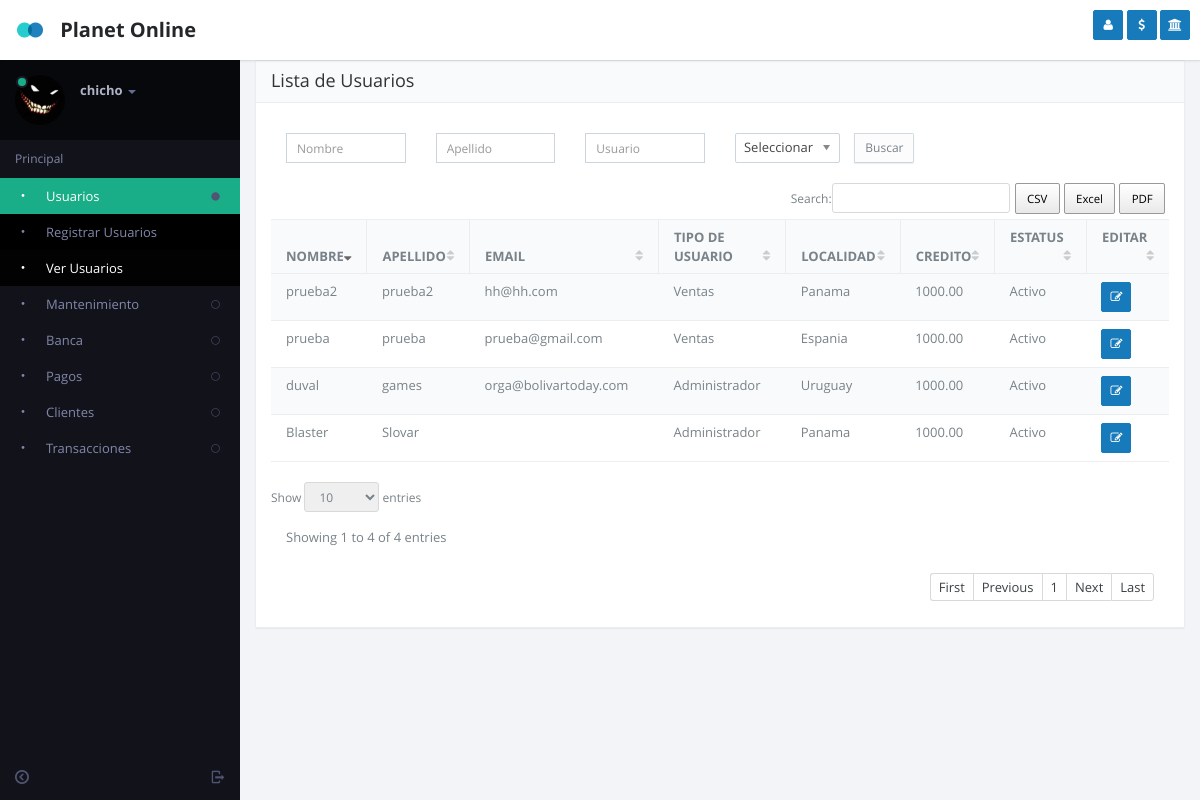
/users.php (signed in), run on the app's committed database.
### tables this page shows
CREATE TABLE `users` (
  `id` int(11) NOT NULL,
  `user` varchar(50) NOT NULL,
  `name` varchar(50) NOT NULL,
  `last_name` varchar(50) NOT NULL,
  `id_roll_user` int(11) NOT NULL,
  `password` varchar(50) NOT NULL,
  `image` varchar(250) NOT NULL,
  `stat` int(11) NOT NULL,
  `location` int(11) NOT NULL,
  `create_date` datetime NOT NULL DEFAULT CURRENT_TIMESTAMP,
  `email` varchar(100) NOT NULL,
  `id_user_reg` int(11) NOT NULL,
  `credit` decimal(11,2) NOT NULL,
  `referred` int(11) NOT NULL
);

CREATE TABLE `type_user` (
  `id` int(11) NOT NULL,
  `name` varchar(50) NOT NULL,
  `stat` int(11) NOT NULL
);

CREATE TABLE `country` (
  `id` int(11) NOT NULL,
  `name` varchar(50) NOT NULL,
  `stat` int(11) NOT NULL,
  `id_user_reg` int(11) NOT NULL,
  `data_time` datetime NOT NULL
);

### include/defs.php (called while the page is built, shortened)
<?php
	function MySQLQuery($query)
	{
		$success= mysql_db_query($GLOBALS["DB_DBName"], $query);
		return $success;
	}
	function GetRecord($strTable, $strCriteria)
	{
		$strQuery = "select * from $strTable ";
		if(!empty($strCriteria))
			$strQuery .= "where $strCriteria;";
		$nResult = MySQLQuery($strQuery);
		return mysql_fetch_array($nResult,MYSQL_ASSOC);
	}
	function GetRecords($sql)
	{
		$check=MySQLQuery($sql);
		$return=array();
		$i=0;
		while ($row = mysql_fetch_array($check))
		 {
			$return[$i]=$row;
			$i++;
		}
		return $return;
	}
?>

### users.php (the view, shortened to what this page needs)
<?php
    $userclass="class='active'";
    $userlistclass="class='active'";
    include("include/defs.php");
    include("header.php");
    $where = "where (1=1)";
      $arrUser = GetRecords("SELECT users.*,
                                    type_user.name as name_type_user,
                                    country.name as LOCATION
                             from users
                             inner join type_user on type_user.id = users.id_roll_user
                             inner join country on country.id = users.location
                             $where
                             order by users.id");
?>
	<section id="content">
          <section class="vbox">
            <section class="scrollable padder">
              <section class="panel panel-default">
                <header class="panel-heading">
                          <span class="h4">Lista de Usuarios</span>
                </header>
                <div class="panel-body">
                    <form method="post" action="" novalidate>
                      <div class="row wrapper">
                        <div class="col-sm-2 m-b-xs">
                          <div class="input-group">
                            <input type="text" class="input-s input-sm form-control" value="<?php if(isset($name)){ echo $name;}?>" name="name" placeholder="Nombre">
                          </div>
                        </div>
                        <div class="col-sm-2 m-b-xs">
                          <div class="input-group">
                            <input type="text" class="input-s input-sm form-control" value="<?php if(isset($lname)){ echo $lname;}?>" name="lname" placeholder="Apellido">
                          </div>
                        </div>
                        <div class="col-sm-2 m-b-xs">
                          <div class="input-group">
                            <input type="text" class="input-s input-sm form-control" value="<?php if(isset($user)){ echo $user;}?>" name="user" placeholder="Usuario">
                          </div>
                        </div>
                        <div class="col-sm-3 m-b-xs">
                          <div class="input-group">
                            <span class="input-group-btn padder "><button type="submit" class="btn btn-sm btn-default">Buscar</button></span>
                          </div>
                        </div>
                      </div>
                    </form>
                    <div class="table-responsive">
                        <table class="table table-striped b-t b-light" data-ride="datatables">
                          <thead>
                            <tr>
                              <th>NOMBRE</th>
                              <th>APELLIDO</th>
                              <th>EMAIL</th>
                              <th>TIPO DE USUARIO</th>
                              <th>LOCALIDAD</th>
                              <th>CREDITO</th>
                              <th>ESTATUS</th>
                              <th>EDITAR</th>
                            </tr>
                          </thead>
                          <tbody>
                          <?PHP
                            foreach ($arrUser as $key => $value) {
                              $status = ($value['stat'] == 1) ? 'Activo' : 'Inactivo';
                            ?>
                          <tr>
                              <td class="tbdata"> <?php echo $value['name']?> </td>
                              <td class="tbdata"> <?php echo $value['last_name']?> </td>
                              <td class="tbdata"> <?php echo $value['email']?> </td>
                              <td class="tbdata"> <?php echo $value['name_type_user']?> </td>
                              <td class="tbdata"> <?php echo $value['LOCATION']?> </td>
                              <td class="tbdata"> <?php echo $value['credit']?> </td>
                              <td class="tbdata"> <?php echo $status?> </td>
                              <td>
                                <a href="modal-usuario.php?id=<?php echo $value['id']?>" title="Agregar una nota" data-toggle="ajaxModal" class="btn btn-sm btn-icon btn-primary"><i class="fa fa-edit (alias)"></i></a>
                              </td>
                          </tr>
                          <?php
                          }
                          ?>
                          </tbody>
                        </table>
                    </div>
                </div>
              </section>
            </section>
        </section>
    </section>
<?php
	include("footer.php");
?>

### left-nav.php (shortened to what this page needs)
    <aside class="bg-black aside-md hidden-print hidden-xs" id="nav">
      <section class="vbox">
        <section class="w-f scrollable">
          <div class="slim-scroll" data-height="auto" data-disable-fade-out="true" data-distance="0" data-size="10px" data-railOpacity="0.2">
            <div class="clearfix wrapper dk nav-user hidden-xs">
              <div class="dropdown">
                <a href="#" class="dropdown-toggle" data-toggle="dropdown">
                  <span class="thumb avatar pull-left m-r">
                    <?php
                      $getuserDetail = GetRecord("users", "id =".$_SESSION['USER_ID']);
                      if(isset($getuserDetail['image']) && $getuserDetail['image'] != '')
                        $uimage = $getuserDetail['image'];
                      else
                        $uimage = "images/p0.jpg";
                    ?>
                    <img src="<?php echo $uimage;?>" class="dker" alt="...">
                    <i class="on md b-black"></i>
                  </span>
                  <span class="hidden-nav-xs clear">
                    <span class="block m-t-xs">
                      <strong class="font-bold text-lt"><?php echo $_SESSION['USER_NAME']?></strong>
                      <b class="caret"></b>
                    </span>
                  </span>
                </a>
              </div>
            </div>
            <nav class="nav-primary hidden-xs">
              <div class="text-muted text-sm hidden-nav-xs padder m-t-sm m-b-sm"><a href="main.php">Principal</a></div>
              <ul class="nav nav-main" data-ride="collapse">
                <?php if($_SESSION['USER_ROLE'] == 1) : ?>
                <li <?php if(isset($userclass)) echo $userclass;?>>
                  <a href="#" class="auto">
                    <span class="pull-right text-muted">
                      <i class="i i-circle-sm text-active"></i>
                    </span>
                    <i class="i i-dot"></i>
                    <span>Usuarios</span>
                  </a>
                  <ul class="nav dker">
                    <li <?php if(isset($registerclass)) echo $registerclass;?>>
                      <a href="register.php"><i class="i i-dot"></i>
                        <span>Registrar Usuarios</span>
                      </a>
                    </li>
                    <li <?php if(isset($userlistclass)) echo $userlistclass;?>>
                      <a href="users.php"><i class="i i-dot"></i>
                        <span>Ver Usuarios</span>
                      </a>
                    </li>
                  </ul>
                </li>
                <li <?php if(isset($mantenimientoclass)) echo $mantenimientoclass;?>>
                  <a href="#" class="auto">
                    <span class="pull-right text-muted">
                      <i class="i i-circle-sm-o text"></i>
                    </span>
                    <i class="i i-dot"></i>
                    <span>Mantenimiento</span>
                  </a>
                </li>
                <li <?php if(isset($bankclass)) echo $bankclass;?>>
                  <a href="#" class="auto">
                    <span class="pull-right text-muted">
                      <i class="i i-circle-sm-o text"></i>
                    </span>
                    <i class="i i-dot"></i>
                    <span>Banca</span>
                  </a>
                </li>
                <li <?php if(isset($pay)) echo $pay;?>>
                  <a href="#" class="auto">
                    <span class="pull-right text-muted">
                      <i class="i i-circle-sm-o text"></i>
                    </span>
                    <i class="i i-dot"></i>
                    <span>Pagos</span>
                  </a>
                </li>
                <?php endif;?>
                <li <?php if(isset($custclass)) echo $custclass;?>>
                  <a href="#" class="auto">
                    <span class="pull-right text-muted">
                      <i class="i i-circle-sm-o text"></i>
                    </span>
                    <i class="i i-dot"></i>
                    <span>Clientes</span>
                  </a>
                </li>
                <li <?php if(isset($transaction)) echo $transaction;?>>
                  <a href="#" class="auto">
                    <span class="pull-right text-muted">
                      <i class="i i-circle-sm-o text"></i>
                    </span>
                    <i class="i i-dot"></i>
                    <span>Transacciones</span>
                  </a>
                </li>
          </ul>
        </nav>
      </div>
    </section>
    <footer class="footer hidden-xs no-padder text-center-nav-xs">
      <a href="modal.lockme.html" data-toggle="ajaxModal" class="btn btn-icon icon-muted btn-inactive pull-right m-l-xs m-r-xs hidden-nav-xs">
        <i class="i i-logout"></i>
      </a>
      <a href="#nav" data-toggle="class:nav-xs" class="btn btn-icon icon-muted btn-inactive m-l-xs m-r-xs">
        <i class="i i-circleleft text"></i>
      </a>
    </footer>
  </section>
</aside>

### js/datatables/datatables.css (style rules this page uses)
.dataTables_wrapper .table { border: 1px solid #eee; border-width: 1px 0; }
.dataTables_wrapper th { cursor: pointer; outline: 0; }
.dataTables_wrapper th:after { font-family: FontAwesome; color: #666; position: relative; font-weight: normal; float: right; }
.dataTables_wrapper .sorting:after { content: "\f0dc"; color: #ccc; }
.dataTables_wrapper .sorting_desc:after { content: "\f0dd"; }

### data on the page
users: image (picture), name "Blaster", last_name "Slovar", type_user.name "Administrador", country.name "Panama", credit "1000.00", stat "Activo"
users: name "duval", last_name "games", email "orga@bolivartoday.com", type_user.name "Administrador", country.name "Uruguay", credit "1000.00", stat "Activo"
users: name "prueba", last_name "prueba", email "prueba@gmail.com", type_user.name "Ventas", country.name "Espania", credit "1000.00", stat "Activo"
users: name "prueba2", last_name "prueba2", email "hh@hh.com", type_user.name "Ventas", country.name "Panama", credit "1000.00", stat "Activo"

### other printed values
$_SESSION['USER_NAME'] "chicho"
